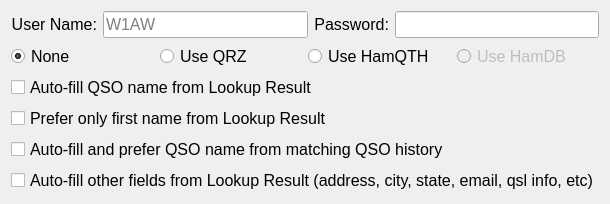
     <widget class="QWidget" name="lookup_tab">
      <property name="font">
       <font>
        <pointsize>12</pointsize>
        <strikeout>false</strikeout>
       </font>
      </property>
      <attribute name="title">
       <string>Call Lookup</string>
      </attribute>
      <layout class="QVBoxLayout" name="verticalLayout">
       <item>
        <layout class="QHBoxLayout" name="horizontalLayout_2">
         <item>
          <widget class="QLabel" name="label">
           <property name="font">
            <font>
             <pointsize>12</pointsize>
             <bold>false</bold>
             <strikeout>false</strikeout>
            </font>
           </property>
           <property name="text">
            <string>User Name:</string>
           </property>
           <property name="alignment">
            <set>Qt::AlignRight|Qt::AlignTrailing|Qt::AlignVCenter</set>
           </property>
          </widget>
         </item>
         <item>
          <widget class="QLineEdit" name="lookup_user_name_field">
           <property name="font">
            <font>
             <pointsize>12</pointsize>
             <bold>false</bold>
             <strikeout>false</strikeout>
            </font>
           </property>
           <property name="accessibleName">
            <string>user name</string>
           </property>
           <property name="accessibleDescription">
            <string>user name for look up service.</string>
           </property>
           <property name="text">
            <string/>
           </property>
           <property name="placeholderText">
            <string>W1AW</string>
           </property>
          </widget>
         </item>
         <item>
          <widget class="QLabel" name="label_2">
           <property name="font">
            <font>
             <pointsize>12</pointsize>
             <bold>false</bold>
             <strikeout>false</strikeout>
            </font>
           </property>
           <property name="text">
            <string>Password:</string>
           </property>
           <property name="alignment">
            <set>Qt::AlignRight|Qt::AlignTrailing|Qt::AlignVCenter</set>
           </property>
          </widget>
         </item>
         <item>
          <widget class="QLineEdit" name="lookup_password_field">
           <property name="font">
            <font>
             <pointsize>12</pointsize>
             <bold>false</bold>
             <strikeout>false</strikeout>
            </font>
           </property>
           <property name="accessibleName">
            <string>password</string>
           </property>
           <property name="accessibleDescription">
            <string>lookup service password.</string>
           </property>
           <property name="text">
            <string/>
           </property>
           <property name="echoMode">
            <enum>QLineEdit::Password</enum>
           </property>
          </widget>
         </item>
        </layout>
       </item>
       <item>
        <layout class="QHBoxLayout" name="horizontalLayout_3">
         <item>
          <widget class="QRadioButton" name="lookup_source_none">
           <property name="font">
            <font>
             <pointsize>12</pointsize>
             <strikeout>false</strikeout>
            </font>
           </property>
           <property name="accessibleName">
            <string>none</string>
           </property>
           <property name="accessibleDescription">
            <string>none</string>
           </property>
           <property name="text">
            <string>None</string>
           </property>
           <property name="checked">
            <bool>true</bool>
           </property>
           <attribute name="buttonGroup">
            <string notr="true">buttonGroup_2</string>
           </attribute>
          </widget>
         </item>
         <item>
          <widget class="QRadioButton" name="lookup_source_qrz">
           <property name="font">
            <font>
             <pointsize>12</pointsize>
             <bold>false</bold>
             <strikeout>false</strikeout>
            </font>
           </property>
           <property name="accessibleName">
            <string>use q r z</string>
           </property>
           <property name="accessibleDescription">
            <string>use q r z</string>
           </property>
           <property name="autoFillBackground">
            <bool>false</bool>
           </property>
           <property name="styleSheet">
            <string notr="true"/>
           </property>
           <property name="text">
            <string>Use QRZ</string>
           </property>
           <attribute name="buttonGroup">
            <string notr="true">buttonGroup_2</string>
           </attribute>
          </widget>
         </item>
         <item>
          <widget class="QRadioButton" name="lookup_source_hamqth">
           <property name="font">
            <font>
             <pointsize>12</pointsize>
             <strikeout>false</strikeout>
            </font>
           </property>
           <property name="accessibleName">
            <string>use ham q t h</string>
           </property>
           <property name="accessibleDescription">
            <string>use ham q t h</string>
           </property>
           <property name="styleSheet">
            <string notr="true"/>
           </property>
           <property name="text">
            <string>Use HamQTH</string>
           </property>
           <attribute name="buttonGroup">
            <string notr="true">buttonGroup_2</string>
           </attribute>
          </widget>
         </item>
         <item>
          <widget class="QRadioButton" name="lookup_source_hamdb">
           <property name="enabled">
            <bool>false</bool>
           </property>
           <property name="font">
            <font>
             <pointsize>12</pointsize>
             <strikeout>false</strikeout>
            </font>
           </property>
           <property name="accessibleName">
            <string>use ham d b</string>
           </property>
           <property name="accessibleDescription">
            <string>use ham d b</string>
           </property>
           <property name="styleSheet">
            <string notr="true"/>
           </property>
           <property name="text">
            <string>Use HamDB</string>
           </property>
           <attribute name="buttonGroup">
            <string notr="true">buttonGroup_2</string>
           </attribute>
          </widget>
         </item>
        </layout>
       </item>
       <item>
        <widget class="QCheckBox" name="lookup_populate_name">
         <property name="text">
          <string>Auto-fill QSO name from Lookup Result</string>
         </property>
        </widget>
       </item>
       <item>
        <widget class="QCheckBox" name="lookup_firstname">
         <property name="text">
          <string>Prefer only first name from Lookup Result</string>
         </property>
        </widget>
       </item>
       <item>
        <widget class="QCheckBox" name="lookup_name_prefer_qso_history_name">
         <property name="text">
          <string>Auto-fill and prefer QSO name from matching QSO history </string>
         </property>
        </widget>
       </item>
       <item>
        <widget class="QCheckBox" name="lookup_others">
         <property name="text">
          <string>Auto-fill other fields from Lookup Result (address, city, state, email, qsl info, etc)</string>
         </property>
        </widget>
       </item>
      </layout>
     </widget>
